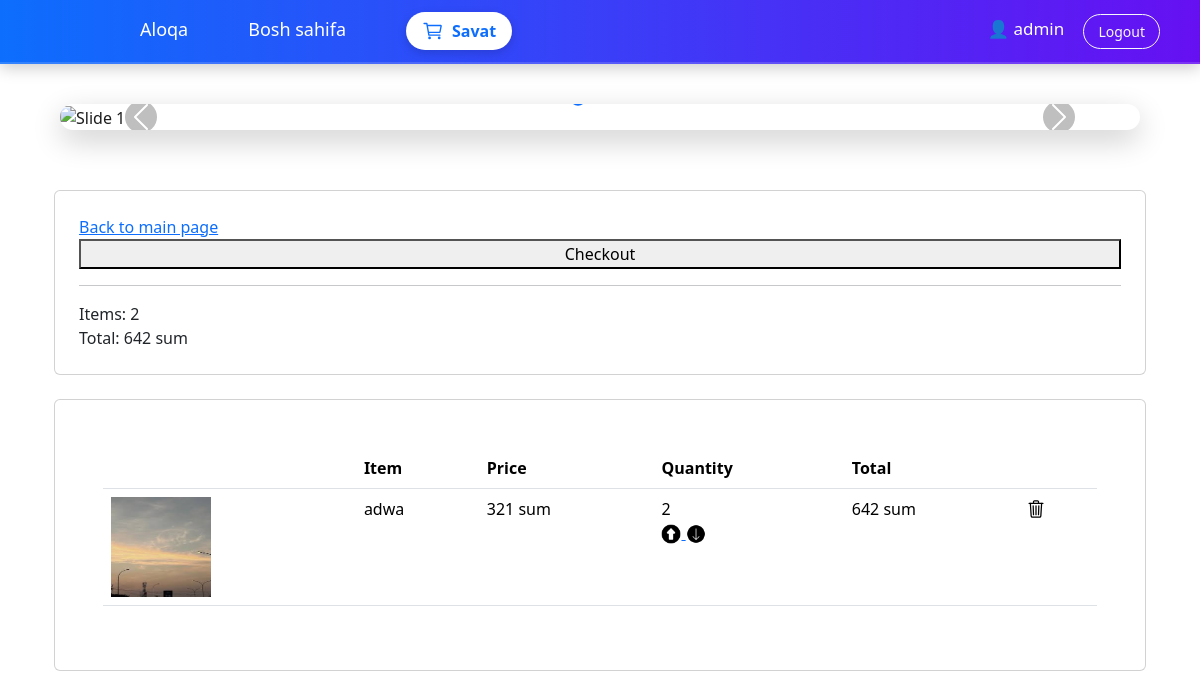
/cart/ (signed in), run on an earlier commit of the app's database.
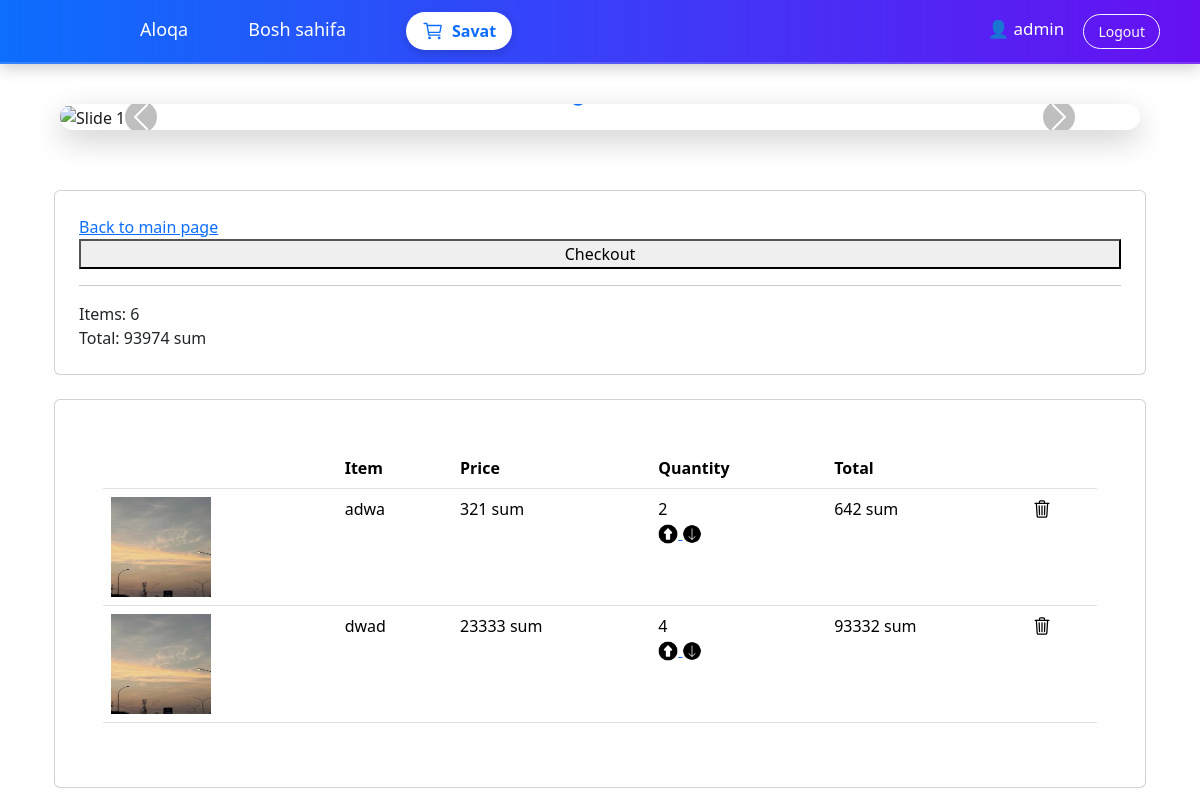
And on a later commit of the database.
### Users/models.py (models this page shows, shortened)
class User(AbstractUser):
    avatar = models.ImageField(null=True, blank=True)
    country = models.CharField(max_length=100)
    city = models.CharField(max_length=100)
    address = models.CharField(max_length=100)
    house = models.CharField(max_length=100)
    old_password = models.CharField(max_length=100)
    new_password1 = models.CharField(max_length=100)
    new_password2 = models.CharField(max_length=100)

### store/models.py (models this page shows, shortened)
class CartItem(models.Model):
    customer = models.ForeignKey('Users.User', on_delete=models.SET_NULL, null=True)
    product = models.ForeignKey('store.Products', on_delete=models.CASCADE)
    quantity = models.IntegerField()
    def __str__(self):
        return self.product.title
    def total_price(self):
        return self.product.price * self.quantity

class Products(models.Model):
    category = models.ForeignKey('store.Category', on_delete=models.CASCADE, null=True)
    title = models.CharField(max_length=255)
    description = models.CharField(max_length=255)
    slug = models.CharField(max_length=255)
    image = models.ImageField()
    price = models.IntegerField(null=True)

### store/views.py (the view)
# urls.py: path('cart/', views.cart, name='cart'),
def cart(request):
    cart_items = CartItem.objects.filter(customer=request.user)
    print([item.total_price() for item in cart_items])
    total_price = sum([item.total_price() for item in cart_items])
    total_quantity = sum([item.quantity for item in cart_items])
    return render(request, 'cart.html', {'cart_items': cart_items, 'total_quantity': total_quantity, 'total_price': total_price})

### store/templates/cart.html
{% extends 'base.html' %}
{% load static %}
{% block content %}
    <div class="container">
        <div class="card mb-4 p-4 has-text-weight-bold is-size-4">
            <a class="button has-text-left is-danger" href="{% url 'store:store' %}">Back to main page</a>
            <button class="button has-text-right is-info">Checkout</button>
            <hr>
            <div class="columns has-text-centered">
                <div class="column">
                    <div class="content">Items: {{ total_quantity }}</div>
                </div>
                <div class="column">
                    <div class="content">Total: {{ total_price }} sum</div>
                </div>
            </div>
        </div>
        <div class="card p-5">
            <div class="content">
                <table class="table has-text-centered">
                    <thead>
                    <tr>
                        <th></th>
                        <th>Item</th>
                        <th>Price</th>
                        <th>Quantity</th>
                        <th>Total</th>
                        <th></th>
                    </tr>
                    </thead>
                    <tbody>
                    {% for item in cart_items %}
                        <tr>
                            <td>
                                <img src="{{ item.product.image.url }}" alt="" width="100" height="100">
                            </td>
                            <td>{{ item }}</td>
                            <td>{{ item.product.price }} sum</td>
                            <td>
                                {{ item.quantity }}
                                <div class="quantity ml-3">
                                    <a href="{% url 'store:edit_cart_item' item.id %}?action=add">
                                        <img src="{% static '/img/up-arrow.jpg' %}" class="arrows" width="20px" height="20px" alt="">
                                    </a>
                                    <a href="{% url 'store:edit_cart_item' item.id %}?action=take">
                                        <img src="{% static '/img/down-arrow.jpg' %}" width="20px" height="20px" class="arrows" alt="">
                                    </a>
                                </div>
                            </td>
                            <td>{{ item.total_price }} sum</td>
                            <td>
                                <a href=""
                                   style="font-size: 20px; color: black">
                                    <ion-icon name="trash-outline"></ion-icon>
                                </a>
                            </td>
                        </tr>
                    {% endfor %}
                    </tbody>
                </table>
            </div>
        </div>
    </div>
{% endblock %}

### store/templates/base.html (shortened to what this page needs)
{% load static %}
<!DOCTYPE html>
<html lang="en">
<head>
  <link href="https://cdn.jsdelivr.net/npm/bootstrap@5.3.3/dist/css/bootstrap.min.css"
        rel="stylesheet"
>
</head>
<body>
  <nav class="navbar navbar-dark">
    <div class="b1">
      <a class="nav-link-custom" href="#">Aloqa</a>
      <a class="nav-link-custom" href="#">Bosh sahifa</a>
      <div class="navbar-actions">
          <a href="{% url 'store:cart' %}?cart=true">
            <ion-icon name="cart-outline"></ion-icon> Savat
          </a>
      </div>
    </div>
    <div>
      {% if user.is_authenticated %}
        <span class="text-white me-3">👤 {{ user.username }}</span>
        <a class="btn btn-outline-light btn-sm" href="{% url 'Users:sign_out' %}">Logout</a>
      {% else %}
        <a class="btn btn-outline-light btn-sm me-2" href="{% url 'Users:sign_in' %}">Sign in</a>
        <a class="btn btn-light btn-sm" href="{% url 'Users:sign_up' %}">Sign up</a>
      {% endif %}
    </div>
  </nav>
  {% block slider %}
  <div id="carousel-demo" class="carousel slide" data-bs-ride="carousel">
    <div class="carousel-indicators">
      <button type="button" data-bs-target="#carousel-demo" data-bs-slide-to="0" class="active"></button>
      <button type="button" data-bs-target="#carousel-demo" data-bs-slide-to="1"></button>
      <button type="button" data-bs-target="#carousel-demo" data-bs-slide-to="2"></button>
    </div>
    <div class="carousel-inner">
      <div class="carousel-item active">
        <img src="{% static 'images/slide1.jpg' %}" alt="Slide 1">
      </div>
    </div>
    <button class="carousel-control-prev" type="button" data-bs-target="#carousel-demo" data-bs-slide="prev">
      <span class="carousel-control-prev-icon"></span>
    </button>
    <button class="carousel-control-next" type="button" data-bs-target="#carousel-demo" data-bs-slide="next">
      <span class="carousel-control-next-icon"></span>
    </button>
  </div>
  {% endblock slider %}
  <main class="container mt-4">
    {% block content %}{% endblock %}
  </main>
</body>
</html>

### store/templates/base.html (style rules this page uses)
html, body { height: 100%; min-height: 100vh; background-color: white; color: #1D1D1D; font-family: 'Segoe UI', sans-serif; margin: 0; padding: 0; }
nav.navbar { background: linear-gradient(90deg, #0d6efd, #6610f2); box-shadow: 0 4px 15px rgba(0,0,0,0.2); padding: 12px 40px; border-bottom: 2px solid rgba(255,255,255,0.15); }
.b1 { display: flex; gap: 60px; margin-left: 100px; align-items: center; }
.nav-link-custom { color: #fff; font-size: 18px; font-weight: 500; position: relative; padding-bottom: 4px; text-decoration: none; transition: all 0.3s ease; }
.nav-link-custom::after { content: ""; position: absolute; width: 0; height: 2px; bottom: 0; left: 0; background-color: #fff; transition: 0.3s; }
main { padding-top: 20px; }
.navbar-actions a { position: relative; display: inline-flex; align-items: center; background: #fff; color: #0d6efd; padding: 7px 16px; border-radius: 50px; text-decoration: none; font-weight: 600; font-size: 16px; box-shadow: 0 3px 10px rgba(0,0,0,0.15); transition: 0.3s; }
.navbar-actions ion-icon { font-size: 22px; margin-right: 8px; }
.text-white.me-3 { font-size: 17px; font-weight: 500; margin-right: 15px !important; }
.btn-outline-light.btn-sm { border-radius: 30px; padding: 6px 14px; transition: 0.3s; }
#carousel-demo { width: 90%; max-width: 1100px; margin: 40px auto; border-radius: 20px; overflow: hidden; box-shadow: 0 10px 30px rgba(0,0,0,0.2); position: relative; }
#carousel-demo .carousel-item img { width: 100%; height: 500px; object-fit: cover; transition: transform 0.6s ease, filter 0.5s ease; }
#carousel-demo .carousel-indicators [data-bs-target] { background-color: #ffffff; width: 12px; height: 12px; border-radius: 50%; margin: 0 5px; opacity: 0.7; transition: 0.3s; }
#carousel-demo .carousel-indicators .active { background-color: #0d6efd; opacity: 1; transform: scale(1.3); }
#carousel-demo .carousel-control-prev-icon, #carousel-demo .carousel-control-next-icon { background-color: rgba(0,0,0,0.5); border-radius: 50%; padding: 15px; transition: 0.3s; }

What changed in the data, as far as the page shows it:
added CartItem: product.image (picture), product.title "dwad", product.price "23333", quantity "4", total_price "93332"
Also different on the page:
{{ total_quantity }}: "2" → "6"
{{ total_price }}: "642" → "93974"
